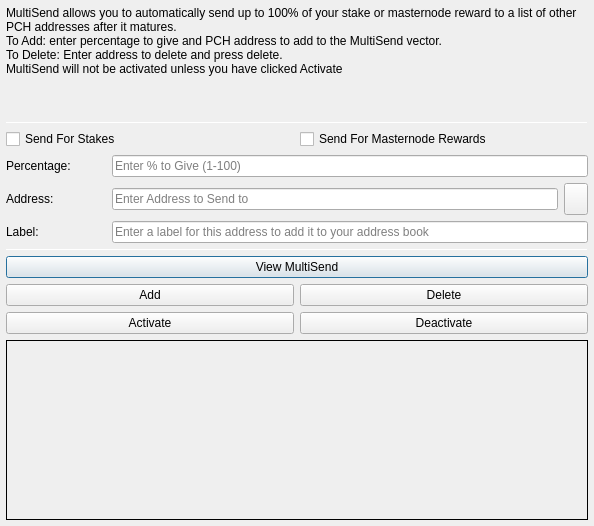
<?xml version="1.0" encoding="UTF-8"?>
<ui version="4.0">
 <class>MultiSendDialog</class>
 <widget class="QDialog" name="MultiSendDialog">
  <property name="windowModality">
   <enum>Qt::NonModal</enum>
  </property>
  <property name="geometry">
   <rect>
    <x>0</x>
    <y>0</y>
    <width>594</width>
    <height>526</height>
   </rect>
  </property>
  <property name="windowTitle">
   <string>MultiSend</string>
  </property>
  <layout class="QVBoxLayout" name="verticalLayout" stretch="0">
   <property name="margin">
    <number>6</number>
   </property>
   <item>
    <layout class="QVBoxLayout" name="verticalLayout_Main" stretch="1,1,1,0,1,1,1">
     <item>
      <widget class="QLabel" name="label_2">
       <property name="lineWidth">
        <number>1</number>
       </property>
       <property name="text">
        <string>MultiSend allows you to automatically send up to 100% of your stake or masternode reward to a list of other PCH addresses after it matures.
To Add: enter percentage to give and PCH address to add to the MultiSend vector.
To Delete: Enter address to delete and press delete.
MultiSend will not be activated unless you have clicked Activate</string>
       </property>
       <property name="alignment">
        <set>Qt::AlignLeading|Qt::AlignLeft|Qt::AlignTop</set>
       </property>
       <property name="wordWrap">
        <bool>true</bool>
       </property>
      </widget>
     </item>
     <item>
      <widget class="Line" name="line">
       <property name="minimumSize">
        <size>
         <width>0</width>
         <height>1</height>
        </size>
       </property>
       <property name="maximumSize">
        <size>
         <width>16777215</width>
         <height>1</height>
        </size>
       </property>
       <property name="orientation">
        <enum>Qt::Horizontal</enum>
       </property>
      </widget>
     </item>
     <item>
      <layout class="QVBoxLayout" name="verticalLayout_Settings">
       <item>
        <layout class="QHBoxLayout" name="horizontalLayout">
         <item>
          <widget class="QCheckBox" name="multiSendStakeCheckBox">
           <property name="text">
            <string>Send For Stakes</string>
           </property>
          </widget>
         </item>
         <item>
          <widget class="QCheckBox" name="multiSendMasternodeCheckBox">
           <property name="text">
            <string>Send For Masternode Rewards</string>
           </property>
          </widget>
         </item>
        </layout>
       </item>
       <item>
        <layout class="QHBoxLayout" name="horizontalLayout_6">
         <item>
          <widget class="QLabel" name="label">
           <property name="minimumSize">
            <size>
             <width>100</width>
             <height>0</height>
            </size>
           </property>
           <property name="toolTip">
            <string>Percentage of stake to send</string>
           </property>
           <property name="text">
            <string>Percentage:</string>
           </property>
          </widget>
         </item>
         <item>
          <widget class="QLineEdit" name="multiSendPercentEdit">
           <property name="toolTip">
            <string>Enter whole numbers 1 - 100</string>
           </property>
           <property name="placeholderText">
            <string>Enter % to Give (1-100)</string>
           </property>
          </widget>
         </item>
        </layout>
       </item>
       <item>
        <layout class="QHBoxLayout" name="horizontalLayout_7">
         <item>
          <widget class="QLabel" name="label_5">
           <property name="minimumSize">
            <size>
             <width>100</width>
             <height>0</height>
            </size>
           </property>
           <property name="toolTip">
            <string>Address to send portion of stake to</string>
           </property>
           <property name="text">
            <string>Address:</string>
           </property>
          </widget>
         </item>
         <item>
          <widget class="QLineEdit" name="multiSendAddressEdit">
           <property name="toolTip">
            <string/>
           </property>
           <property name="placeholderText">
            <string>Enter Address to Send to</string>
           </property>
          </widget>
         </item>
         <item>
          <widget class="QToolButton" name="addressBookButton">
           <property name="maximumSize">
            <size>
             <width>16777215</width>
             <height>32</height>
            </size>
           </property>
           <property name="toolTip">
            <string>Choose an address from the address book</string>
           </property>
           <property name="text">
            <string/>
           </property>
           <property name="icon">
            <iconset resource="../popchain.qrc">
             <normaloff>:/icons/address-book</normaloff>:/icons/address-book</iconset>
           </property>
           <property name="shortcut">
            <string>Alt+A</string>
           </property>
          </widget>
         </item>
        </layout>
       </item>
      </layout>
     </item>
     <item>
      <layout class="QHBoxLayout" name="horizontalLayout_3">
       <item>
        <widget class="QLabel" name="label_3">
         <property name="minimumSize">
          <size>
           <width>100</width>
           <height>0</height>
          </size>
         </property>
         <property name="text">
          <string>Label:</string>
         </property>
        </widget>
       </item>
       <item>
        <widget class="QLineEdit" name="labelAddressLabelEdit">
         <property name="placeholderText">
          <string>Enter a label for this address to add it to your address book</string>
         </property>
        </widget>
       </item>
      </layout>
     </item>
     <item>
      <widget class="Line" name="line_2">
       <property name="minimumSize">
        <size>
         <width>0</width>
         <height>1</height>
        </size>
       </property>
       <property name="maximumSize">
        <size>
         <width>16777215</width>
         <height>1</height>
        </size>
       </property>
       <property name="orientation">
        <enum>Qt::Horizontal</enum>
       </property>
      </widget>
     </item>
     <item>
      <layout class="QVBoxLayout" name="verticalLayout_Buttons">
       <item>
        <layout class="QHBoxLayout" name="horizontalLayout_4">
         <item>
          <widget class="QPushButton" name="viewButton">
           <property name="toolTip">
            <string/>
           </property>
           <property name="statusTip">
            <string>View MultiSend Vector</string>
           </property>
           <property name="text">
            <string>View MultiSend</string>
           </property>
          </widget>
         </item>
        </layout>
       </item>
       <item>
        <layout class="QHBoxLayout" name="horizontalLayout_2">
         <item>
          <widget class="QPushButton" name="addButton">
           <property name="toolTip">
            <string/>
           </property>
           <property name="statusTip">
            <string>Add to MultiSend Vector</string>
           </property>
           <property name="text">
            <string>Add</string>
           </property>
          </widget>
         </item>
         <item>
          <widget class="QPushButton" name="deleteButton">
           <property name="toolTip">
            <string/>
           </property>
           <property name="statusTip">
            <string>Delete Address From MultiSend Vector</string>
           </property>
           <property name="text">
            <string>Delete</string>
           </property>
          </widget>
         </item>
        </layout>
       </item>
       <item>
        <layout class="QHBoxLayout" name="horizontalLayout_5">
         <item>
          <widget class="QPushButton" name="activateButton">
           <property name="statusTip">
            <string>Activate MultiSend</string>
           </property>
           <property name="text">
            <string>Activate</string>
           </property>
          </widget>
         </item>
         <item>
          <widget class="QPushButton" name="disableButton">
           <property name="statusTip">
            <string>Deactivate MultiSend</string>
           </property>
           <property name="text">
            <string>Deactivate</string>
           </property>
          </widget>
         </item>
        </layout>
       </item>
      </layout>
     </item>
     <item>
      <widget class="QLabel" name="message">
       <property name="minimumSize">
        <size>
         <width>0</width>
         <height>180</height>
        </size>
       </property>
       <property name="frameShape">
        <enum>QFrame::Panel</enum>
       </property>
       <property name="frameShadow">
        <enum>QFrame::Plain</enum>
       </property>
       <property name="lineWidth">
        <number>1</number>
       </property>
       <property name="midLineWidth">
        <number>1</number>
       </property>
       <property name="text">
        <string/>
       </property>
       <property name="alignment">
        <set>Qt::AlignLeading|Qt::AlignLeft|Qt::AlignTop</set>
       </property>
       <property name="wordWrap">
        <bool>true</bool>
       </property>
      </widget>
     </item>
    </layout>
   </item>
  </layout>
 </widget>
 <resources>
  <include location="../popchain.qrc"/>
 </resources>
 <connections/>
</ui>
